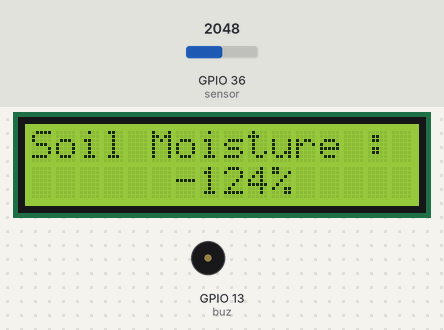
Bench run of a sketch on a simulated ESP32. On the bench: 16×2 character LCD, buzzer (waves = sounding, pin HIGH). The inputs (shaded band) are chosen by the test bench; at power-on: GPIO 36 (sensor) = 2048. What the sketch prints to the serial monitor is not drawn.

Above: at 3.2 s.
3.3 s: GPIO 36 (sensor) set to 2866
At 4.5 s:
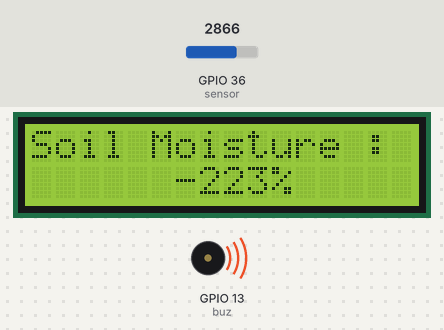
9.3 s: GPIO 36 (sensor) set to 3603
At 11.3 s:
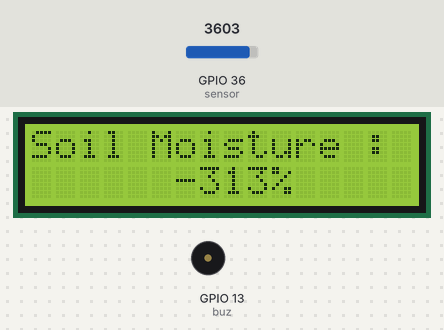
12.0 s: GPIO 36 (sensor) set to 4095
At 13.6 s:
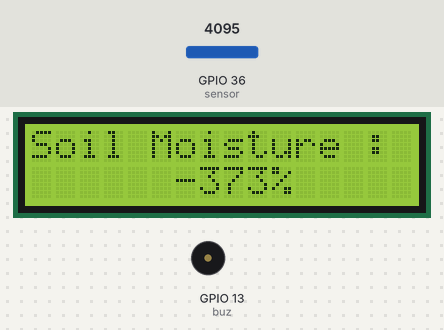
Timing chart, 0 to 20.7 s (numbered marks = the images above; inputs shaded):
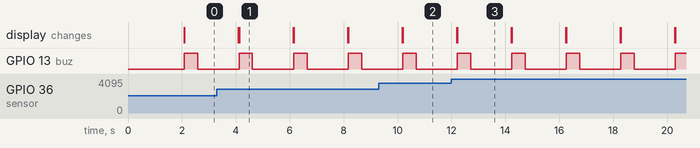

Measured:
- after the input at 3.3 s, the display: first differs from a run without the input after 0.82 s (image 1)
- after the input at 9.3 s, the display: first differs from a run without the input after 0.89 s (image 2)
- after the input at 12.0 s, the display: first differs from a run without the input after 0.21 s (image 3)
- by itself, GPIO 13 (buz): alternates HIGH for 0.50 s and LOW for 1.5 s
- what the display in image 1 shows lasts 2.0 s, from 4.1 s to 6.1 s

The sketch:

soil_moisture_sensor.ino
```cpp
#include <LiquidCrystal_I2C.h>
#include <Wire.h>
LiquidCrystal_I2C lcd(0x27, 16, 2);

int sensorValue = 0;
int percentValue = 0;
int buz = 13;
int sensor = A0;

void setup()
{
  Serial.begin(9600);
  pinMode(buz, OUTPUT);
  pinMode(sensor, INPUT);
  lcd.begin();

	// Turn on the blacklight and print a message.
	lcd.backlight();
	lcd.print("Soil Moisture");
  delay(2000);
}

void loop()
{
  sensorValue = analogRead(sensor);


  percentValue = map(sensorValue, 1023, 200, 0, 100);
  Serial.print("\nPercentValue: ");
  Serial.print(percentValue);
  Serial.print("%");
  lcd.setCursor(0, 0);
  lcd.print("Soil Moisture :");

  lcd.setCursor(6, 1);

  lcd.print(percentValue);
  lcd.print("%");
      if(sensorValue > 680){
  Buzzer()   ;
  }
  delay(1000);
  lcd.clear();

}

  void Buzzer()
 {
 digitalWrite(buz,HIGH);
 delay(500);
 digitalWrite(buz, LOW);
 delay(500);
 }
```
